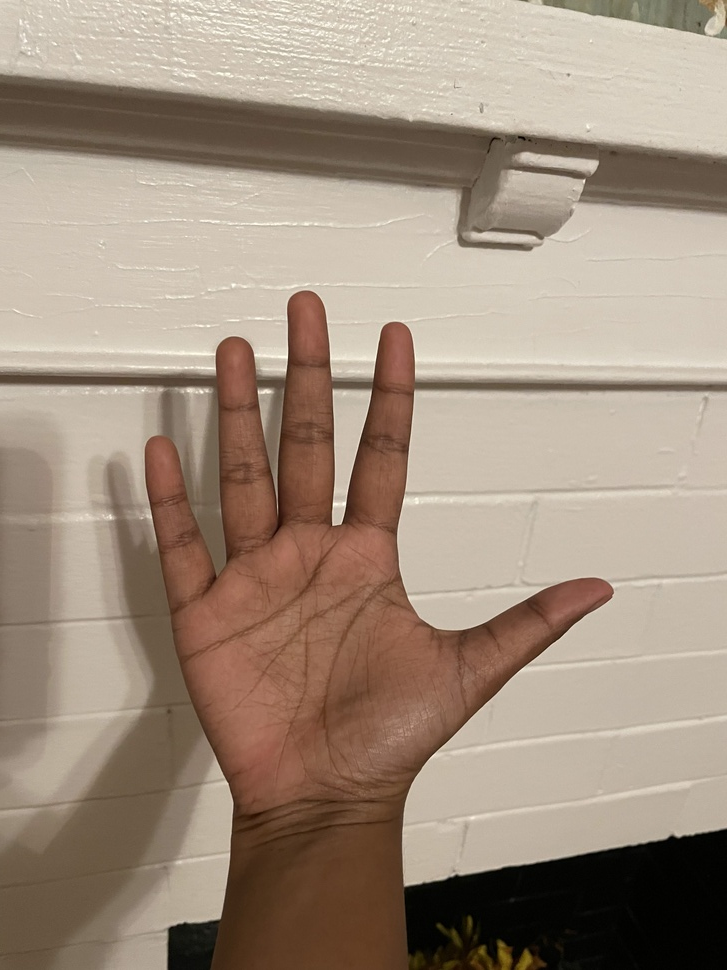
#> input picture MyHand.jpg, 727 x 970 px, shrunk from 3024 x 4032 before the run
$ python -i fingers.py   (imports and definitions only)
#> lines starting #> are read from the running program, lines starting #| are printed output that depends on the picture; after the words box and inside, x2 and y2 are one past the last pixel; in counts of white or black regions, pixels touching at a corner belong together
#> further down, picture is the input picture: shape (970, 727, 3); mean B, G, R 126.6, 143.1, 160.7
import cv2
import numpy as np
import math

"""This class detects and tracks fingers using histogram base skin color segmentation."""
class Finger:
    def __init__(self):
        # Loading previously saved histogram
        self.hist_hsv =np.load("histogram.npy")
#> (reads histogram.npy from the repository)
    """
    # Reference
    # Author: Ankush Bhatia
    # github link : https://github.com/ankushbhatia2/finger_detect_opencv_python/blob/master/hand_detect.py
    Calculates the number of fingers that are upright, given the number of defects
    :param defects The protrusions or anamolies in the convex hull
    :param max The contour with the maximum area
    :return Number of fingers that are upright
    """
    def calculateFingers(self, defects, max):
        count = 0
        # loop thorugh all the defects
        for i in range(defects.shape[0]):
            s, e, f, _ = defects[i][0]
            starting_pt = tuple(max[s][0])
            ending_pt = tuple(max[e][0])
            farthest_pt = tuple(max[f][0])
            # calculating the 3 sides of the triangle made by the defect
            A = ((ending_pt[0] - starting_pt[0]) ** 2 + (ending_pt[1] - starting_pt[1]) ** 2)**0.5
            B = ((farthest_pt[0] - starting_pt[0]) ** 2 + (farthest_pt[1] - starting_pt[1]) ** 2)**0.5
            C = ((ending_pt[0] - farthest_pt[0]) ** 2 + (ending_pt[1] - farthest_pt[1]) ** 2)**0.5
            # using cosine theorem to find the angle between defect starting and ending point
            angle = math.acos((B ** 2 + C ** 2 - A ** 2) / (2 * C * B))
            # angle less than 90 degree, treat as fingers
            if angle<math.pi/2:
                count += 1
        if count > 0:
            return count+1
        else:
            return 0
    """
    Calculates the farthest contour point from the centroid of the maximun contour area
    :param max The contour with the maximum area
    :param centroid The position of the centroid of the max contour
    :param defects The protrusions or anamolies in the convex hull
    :return The position of the farthest contour point from the centroid of the contour
    """
    def find_farthest_point(self, max, centroid, defects):
        centroid_x, centroid_y = centroid
        max_dist = -1
        farthest_point = None
        for i in range(defects.shape[0]):
            s, _, _, _ = defects[i][0]
            start = tuple(max[s][0])
            distance = math.sqrt((start[0] - centroid_x) ** 2 + (start[1] - centroid_y) ** 2)
            if distance > max_dist:
                max_dist = distance
                farthest_point = start
        return farthest_point

    """
    Detect a hand and its fingers using histogram based skin color segmentation
    :param frames The image from which a finger is to be detected
    :return The position of the farthest contour point from the centroid of the contour
    :return Number of fingers that are upright
    """
    def detect_fingers(self, frame):
        hsv = cv2.cvtColor(frame, cv2.COLOR_BGR2HSV)
#> hsv: shape (970, 727, 3); mean H, S, V 16.5, 67.8, 160.7
        # Calculating the back projection of the HSV image based on the skin color histogram
        back_proj = cv2.calcBackProject([hsv], [0, 1], self.hist_hsv, [0, 180, 0, 256], 1)
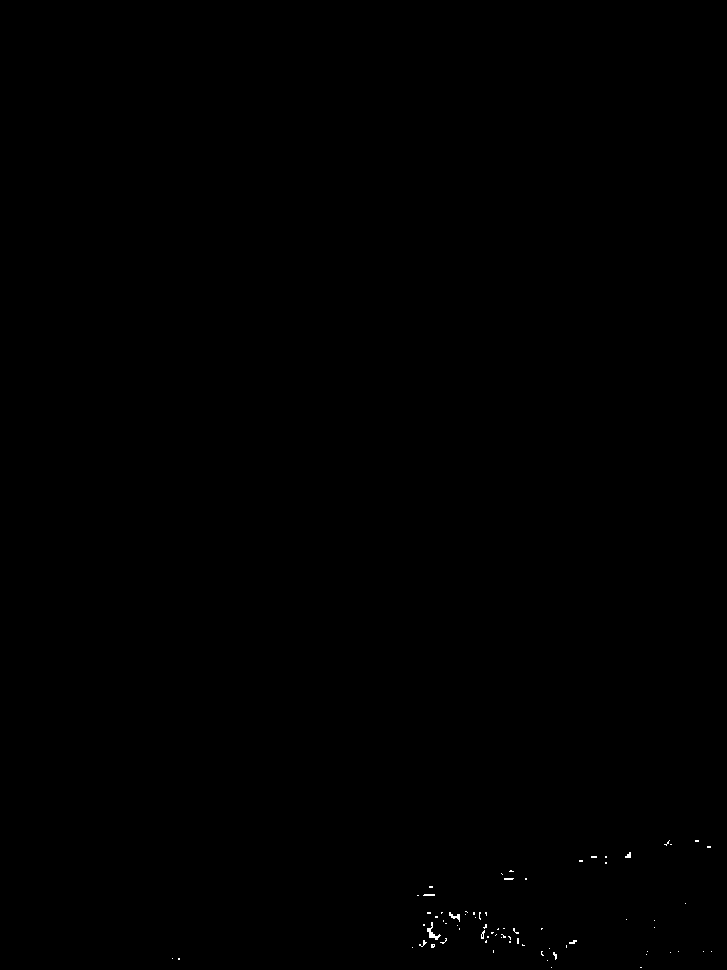
#> back_proj: shape (970, 727); 0.08% white in thin lines or dots, all inside (x1, y1, x2, y2) = (172, 840, 712, 968)
        # 2D convolution with the SE to enhance the back projection
        SE = cv2.getStructuringElement(cv2.MORPH_ELLIPSE, (25, 25))
        cv2.filter2D(back_proj, -1, SE, back_proj)
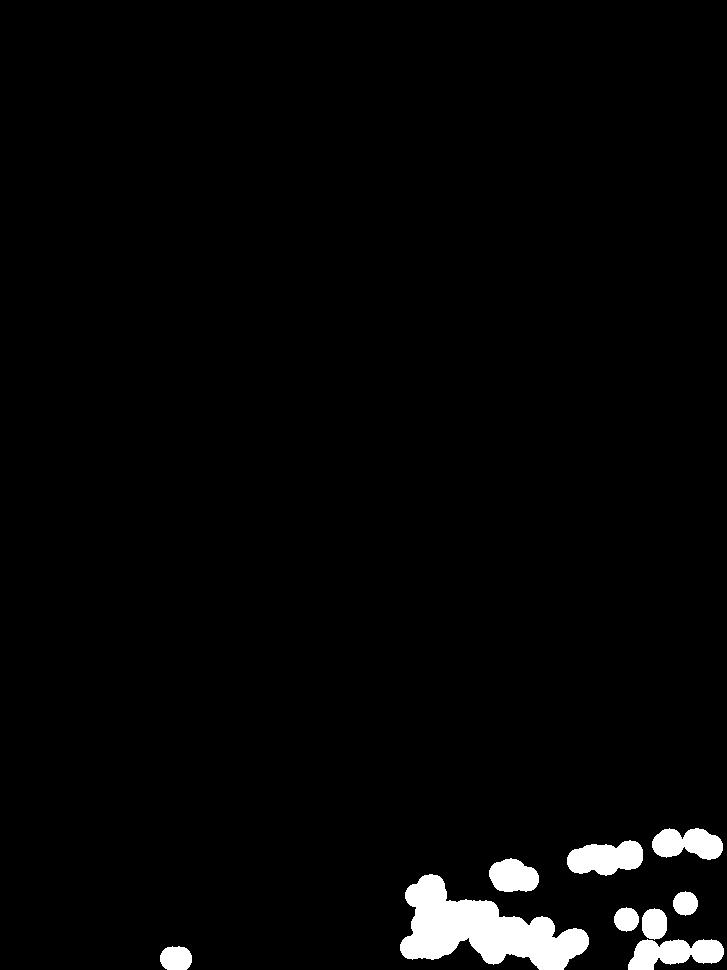
#> back_proj: shape (970, 727); 2.6% white; 9 white regions, largest, box (x1, y1, x2, y2) and area: (400, 874, 589, 970) 9181, (628, 939, 724, 970) 2037, (567, 840, 643, 876) 1958
        # thresholding at 150 to get a filtered binary image
        ret, thresh = cv2.threshold(back_proj, 150, 255, cv2.THRESH_BINARY)
        thresh = cv2.cvtColor(thresh, cv2.COLOR_GRAY2BGR)
        # Create a kernel for erosion
        kernel = np.ones((3, 3), np.uint8)
        # Performing opening to smoothen the mask by removing noise
        thresh = cv2.erode(thresh, kernel, iterations=2)
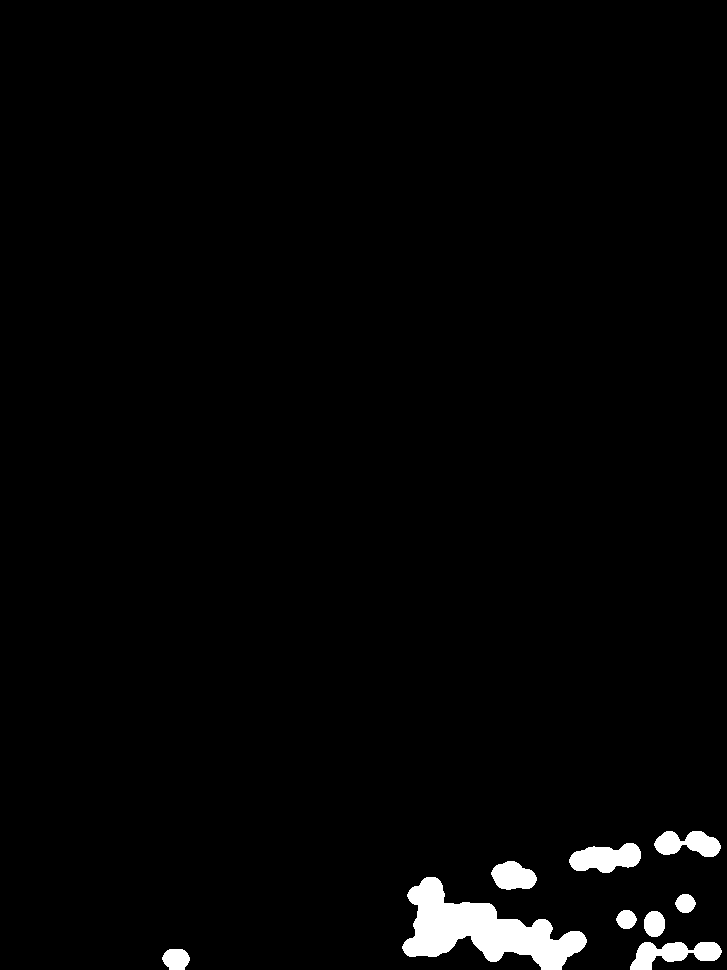
#> thresh: shape (970, 727, 3); 2% white; 9 white regions, largest, box (x1, y1, x2, y2) and area: (402, 877, 587, 970) 7795, (569, 843, 641, 873) 1488, (630, 942, 722, 970) 1468
        thresh = cv2.dilate(thresh, kernel, iterations=2)
#> thresh: shape (970, 727, 3); 2.6% white; 9 white regions
        # Keeps only the frame pixels from the masked image with non zero values
        masked_img = cv2.bitwise_and(frame, thresh)
        # Only for visualization
        # cv2.imshow("original", masked_img)
        # Get a list of contours
        gray_img = cv2.cvtColor(masked_img, cv2.COLOR_BGR2GRAY)
        contour_list, hierarchy = cv2.findContours(gray_img, cv2.RETR_TREE, cv2.CHAIN_APPROX_SIMPLE)
#> contour_list = 39 contours, 30 with area under 20; largest, box (x1, y1, x2, y2) and area: (400, 875, 589, 970) 8884, (628, 940, 724, 970) 1910, (567, 841, 643, 875) 1858, (652, 829, 723, 859) 1538, (489, 859, 539, 892) 1232
        # Find the area with the maximum contour area
        max_cont = None
        length = len(contour_list)
#> length = 39
        maxArea = -1
        if length > 0:
            for i in range(length):
                temp = contour_list[i]
                area = cv2.contourArea(temp)
                if area > maxArea:
                    maxArea = area
                    ci = i
#> this loop made 39 passes
#> (area, maxArea) on passes 1, 2, 17: (600.5, 600.5), (1910, 1910), (8883.5, 8883.5)
#> area on passes 10, 13, 15, 26, 27, 34: 608, 440, 440, 1231.5, 1858.5, 1538
#> after the loop, ci = 16; maxArea = 8883.5
            max_cont = contour_list[ci]
#> max_cont = contour of 223 points, box (x1, y1, x2, y2) (400, 875, 589, 970), area 8884
            # This part is for visualization purposes
            # Get the convex hull and draw the max contour and hull on a blank screen
            hull = cv2.convexHull(max_cont)
#> hull = contour of 20 points, box (x1, y1, x2, y2) (400, 875, 589, 970), area 11933
            drawing = np.zeros(masked_img.shape, np.uint8)
            cv2.drawContours(drawing, [max_cont], 0, (0, 255, 0), 2)
            cv2.drawContours(drawing, [hull], 0, (0, 0, 255), 3)
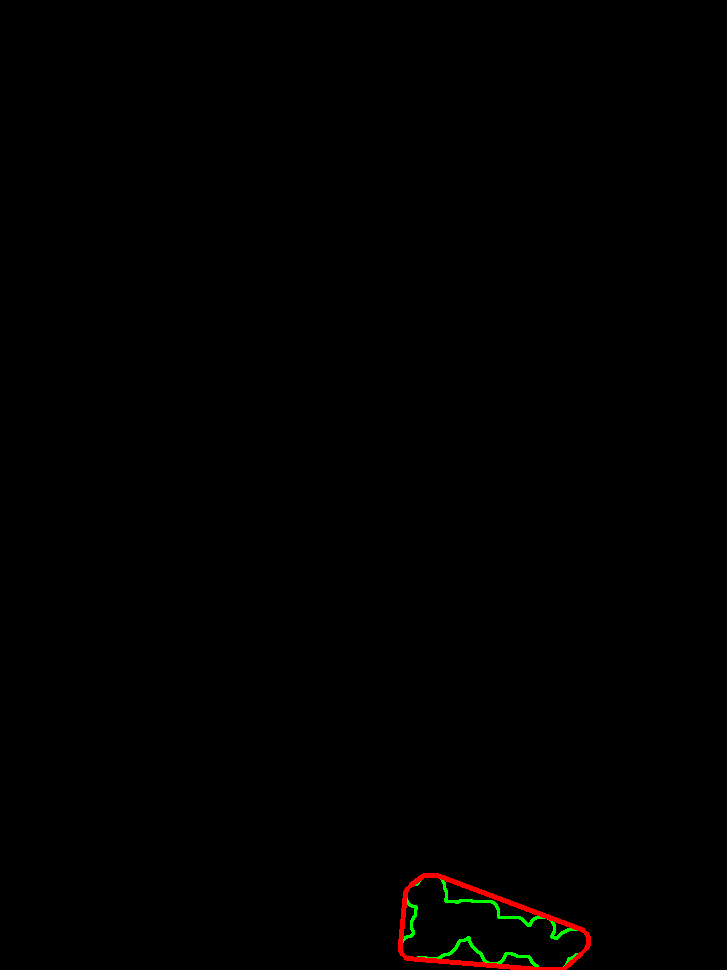
#> drawing: shape (970, 727, 3); mean of channels 0, 1, 2 0, 0.5, 0.8; drawn as B, G, R
            #only for visualizing
            # cv2.imshow("output", drawing)
            # Calculate the centroid of the max contour area
            M = cv2.moments(max_cont)
#> M = moments, m00 8883.5, centre m10/m00, m01/m00 = (482.3, 929.9)
            centroid_x = int(M["m10"] / M["m00"])
#> centroid_x = 482
            centroid_y = int(M["m01"] / M["m00"])
#> centroid_y = 929
            centroid = centroid_x, centroid_y
#> centroid = (482, 929)
            # Get indices of the contour points that form the convex hull.
            hull = cv2.convexHull(max_cont, returnPoints=False)
#> hull = 20 values, max 222 at index 0, min 0 at index 19, mean 88.6
            # Get the deviations or concave parts of the max contour are
            defects = cv2.convexityDefects(max_cont, hull)
#> defects = [[0, 2, 1, 114], [2, 10, 7, 717], [11, 15, 12, 114], [15, 47, 26, 3195], [48, 52, 49, 114], [53, 55, 54, 114], [55, 122, 79, 6654], [123, 138, 131, 1084], [139, 143, 140, 114], [144, 148, 145, 114], [149, 151, 150, 114], [151, 222, 207, 5423]]
            if defects is not None:
                # Calculate the position of the point farthest from the centroid
                far_point = self.find_farthest_point(max_cont, centroid, defects)
#> in find_farthest_point, `centroid_x, centroid_y = centroid`: centroid_x = 482; centroid_y = 929
#> the loop in find_farthest_point, `for i in range(defects.shape[0]):` made 12 passes
#> (s, distance, max_dist, farthest_point) on passes 1, 2, 3, 8, 9, 10: (0, 79.25, 79.25, (424, 875)), (2, 80.06, 80.06, (422, 876)), (11, 85.48, 85.48, (407, 888)), (123, 90.34, 90.34, (563, 969)), (139, 105.7, 105.7, (586, 948)), (144, 106.3, 106.3, (588, 937))
#> (s, start, distance) on passes 4, 5, 6, 7, 11, 12: (15, (405, 892), 85.43), (48, (400, 950), 84.65), (53, (405, 957), 81.93), (55, (407, 958), 80.41), (149, (583, 930), 101), (151, (581, 929), 99)
#> after the loop in find_farthest_point, `for i in range(defects.shape[0]):`: max_dist = 106.3
#> far_point = (588, 937)
                # Calculate the number of defects that could be fingers
                count_fin = self.calculateFingers(defects, max_cont)
#> the loop in calculateFingers, `for i in range(defects.shape[0]):` made 12 passes
#> (s, e, f, starting_pt, ending_pt, farthest_pt, A, B) on passes 1 to 10: (0, 2, 1, (424, 875), (422, 876), (423, 876), 2.24, 1.41), (2, 10, 7, (422, 876), (410, 885), (416, 884), 15, 10), (11, 15, 12, (407, 888), (405, 892), (407, 889), 4.47, 1), (15, 47, 26, (405, 892), (400, 944), (416, 908), 52.24, 19.42), (48, 52, 49, (400, 950), (402, 954), (401, 951), 4.47, 1.41), (53, 55, 54, (405, 957), (407, 958), (406, 957), 2.24, 1), (55, 122, 79, (407, 958), (539, 969), (468, 937), 132.5, 64.51), (123, 138, 131, (563, 969), (581, 953), (569, 958), 24.08, 12.53), (139, 143, 140, (586, 948), (588, 944), (586, 947), 4.47, 1), (144, 148, 145, (588, 937), (586, 933), (587, 936), 4.47, 1.41)
#> after the loop in calculateFingers, `for i in range(defects.shape[0]):`: count = 0
#> count_fin = 0
                # Draw a purple filled circle at the centroid of max contour area
                cv2.circle(frame, centroid, 7, [255, 0, 255], -1)
#> frame: shape (970, 727, 3); 0.02% of pixels changed, all inside (x1, y1, x2, y2) = (475, 922, 490, 937)
                # Draw a red filled circle at the farthest point from the centroid of max contour area
                cv2.circle(frame, far_point, 7, [0, 0, 255], -1)
#> frame: shape (970, 727, 3); mean B, G, R 126.7, 143.1, 160.8
                return far_point, count_fin

# [19 lines of commented-out code are left out]

>>> import cv2
>>> picture = cv2.imread('MyHand.jpg')
>>> result = Finger().detect_fingers(picture)
#> result = ((588, 937), 0)
